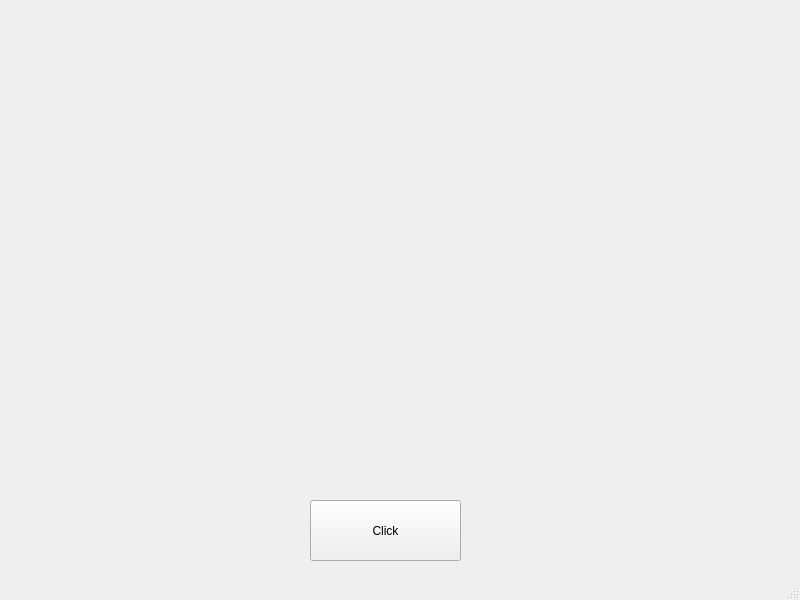
<?xml version="1.0" encoding="UTF-8"?>
<ui version="4.0">
    <class>MainWindow</class>
    <widget class="QMainWindow" name="MainWindow">
        <property name="geometry">
            <rect>
                <x>0</x>
                <y>0</y>
                <width>800</width>
                <height>600</height>
            </rect>
        </property>
        <property name="windowTitle">
            <string>Git и желтые окружности</string>
        </property>
        <widget class="QWidget" name="centralwidget">
            <widget class="QPushButton" name="pushButton">
                <property name="geometry">
                    <rect>
                        <x>310</x>
                        <y>500</y>
                        <width>151</width>
                        <height>61</height>
                    </rect>
                </property>
                <property name="text">
                    <string>Click</string>
                </property>
            </widget>
        </widget>
        <widget class="QStatusBar" name="statusbar"/>
    </widget>
    <resources/>
    <connections/>
</ui>
